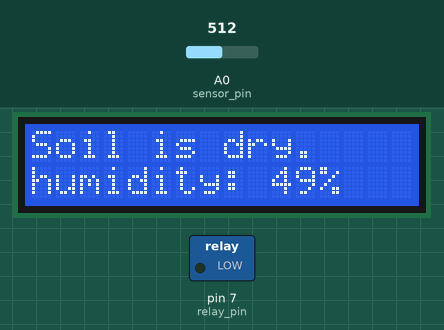
Bench run of a sketch on a simulated Arduino Uno, built with avr-gcc and run on an emulated ATmega328P. On the bench: 16×2 character LCD, switched loads named in the sketch (green lamp = pin HIGH). Inputs (shaded band) come from the test bench; at power-on: A0 (sensor_pin) = 512. What the sketch prints to the serial monitor is not drawn.

Above: at 1.2 s.
1.3 s: A0 (sensor_pin) set to 412
At 2.9 s:
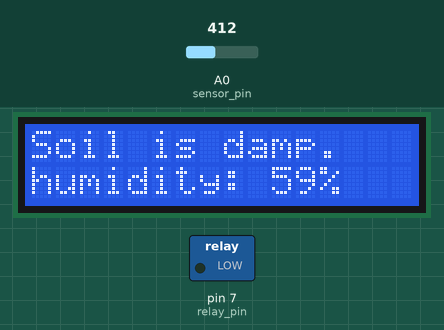
5.4 s: A0 (sensor_pin) set to 382
At 6.7 s:
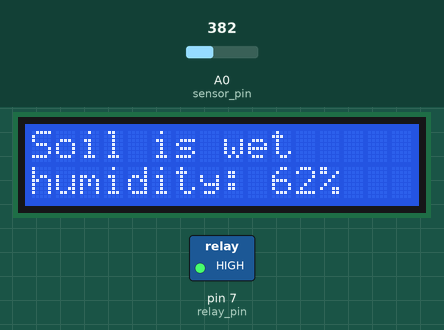
9.5 s: A0 (sensor_pin) set to 511
At 11.1 s:
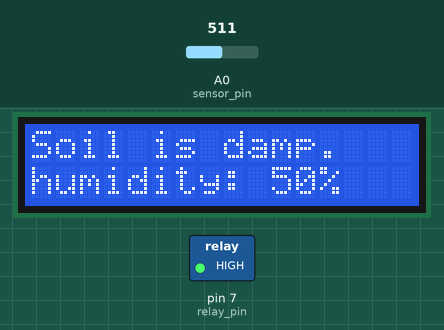
Timing chart, 0 to 12.6 s (numbered marks = the images above; inputs shaded):
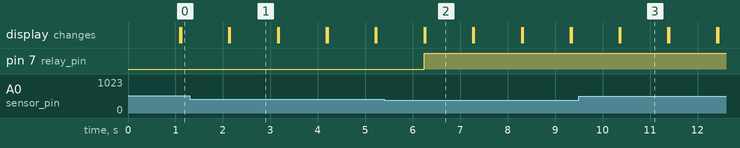

The sketch:

Code.ino
```cpp
#include <LiquidCrystal_I2C.h>
LiquidCrystal_I2C lcd(0x27,16,2);

int sensor_pin = A0;
int relay_pin = 7;

int red = 13;
int yellow = 12;
int blue = 11;

int min_hum = 50;
int max_hum = 60;

void setup()
{
  Serial.begin(9600);
  lcd.begin(16, 2);
  lcd.backlight();
  lcd.setBacklight(HIGH);
  pinMode(sensor_pin, INPUT);
  pinMode(relay_pin, OUTPUT);
}

void loop()
{
  int sensor_data =   100 - analogRead(sensor_pin) / 10.23;
  Serial.print("Sensor_data:");
  Serial.print(sensor_data);
  Serial.print("\t | ");
  if( sensor_data < min_hum  )
  {
    digitalWrite(red,HIGH);
    Serial.println("Soil is dry.");
    digitalWrite(relay_pin, LOW);
    lcd.setCursor(0,0);
    lcd.print("Soil is dry.");
    lcd.setCursor(0,1);
    lcd.print("humidity: ");
    lcd.print(sensor_data);
    lcd.print("%");
  }
  else if (sensor_data >= min_hum && sensor_data <= max_hum)
  {
    digitalWrite(yellow,HIGH);
    Serial.println("There is some moisture.");
    lcd.setCursor(0,0);
    lcd.print("Soil is damp.");
    lcd.setCursor(0,1);
    lcd.print("humidity: ");
    lcd.print(sensor_data);
      lcd.print("%");
  }
  else if (sensor_data > max_hum )
  {
    digitalWrite(blue,HIGH);
    Serial.println("Soil is wet.");
    digitalWrite(relay_pin, HIGH);
    lcd.setCursor(0,0);
    lcd.print("Soil is wet");
    lcd.setCursor(0,1);
    lcd.print("humidity: ");
    lcd.print(sensor_data);
    lcd.print("%");
  }
  else  {
    Serial.println("Something went wrong!");
    }

  delay(1000);
  digitalWrite(red,LOW);
  digitalWrite(blue,LOW);
  digitalWrite(yellow,LOW);
  lcd.clear();
}
```

Measured:
- the behaviour switches between 399 and 398 on A0 (sensor_pin) (found by bisection; images 1 and 2)
- after the input at 1.3 s, the display: first differs from a run without the input after 0.85 s (image 1)
- after the input at 5.4 s, pin 7 (relay_pin): LOW → HIGH after 0.84 s; the display: first differs from a run without the input after 0.86 s (image 2)
- after the input at 9.5 s, the display: first differs from a run without the input after 0.87 s (image 3)
- what the display in image 1 shows lasts 1.1 s, from 2.1 s to 3.2 s
